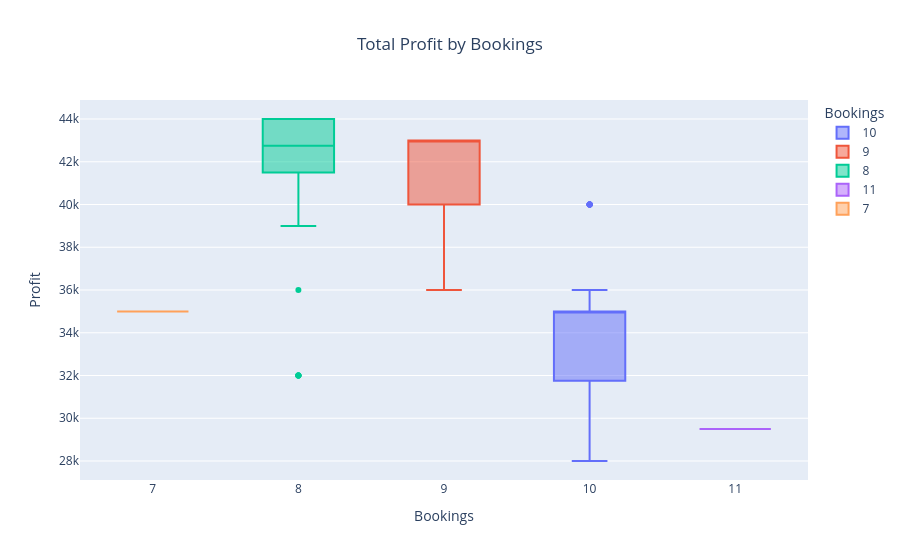

The notebook cell saved with this chart:
### Markdown cell above
# Total Profit by Bookings

### Code cell
fig = px.box(df,x="Bookings",y="Profit",color="Bookings",title="Total Profit by Bookings")
fig.update_layout(title_x=0.5)
fig.show()

### Figure 1 — Plotly figure (JSON) as saved in the notebook; plotly's stock layout.template omitted (floating-point values rounded to 4 significant figures)
{"data": [{"alignmentgroup": "True", "hovertemplate": "Bookings=%{x}<br>Profit=%{y}<extra></extra>", "legendgroup": "10", "marker": {"color": "#636efa"}, "name": "10", "notched": false, "offsetgroup": "10", "orientation": "v", "showlegend": true, "type": "box", "x": [10, 10, 10, 10, 10, 10, 10, 10, 10, 10, 10, 10, 10, 10, 10, 10, 10, 10, 10, 10, 10, 10, 10, 10, 10, 10, 10, 10, 10, 10, 10, 10, 10, 10, 10, 10, 10, 10, 10, 10, 10, 10, 10, 10], "x0": " ", "xaxis": "x", "y": [35000, 35000, 35000, 35000, 35000, 35000, 35000, 35000, 35000, 35000, 35000, 40000, 35000, 40000, 35000, 40000, 35000, 40000, 35000, 40000, 35000, 40000, 35000, 40000, 35000, 35000, 35000, 35000, 35000, 35000, 35000, 35000, 36000, 28000, 28500, 28000, 28500, 28000, 28500, 28000, 28500, 28000, 28500, 28000], "y0": " ", "yaxis": "y"}, {"alignmentgroup": "True", "hovertemplate": "Bookings=%{x}<br>Profit=%{y}<extra></extra>", "legendgroup": "9", "marker": {"color": "#EF553B"}, "name": "9", "notched": false, "offsetgroup": "9", "orientation": "v", "showlegend": true, "type": "box", "x": [9, 9, 9, 9, 9, 9, 9, 9, 9, 9, 9, 9, 9, 9, 9, 9, 9, 9, 9, 9, 9, 9, 9, 9, 9, 9, 9], "x0": " ", "xaxis": "x", "y": [43000, 43000, 43000, 43000, 43000, 43000, 43000, 43000, 43000, 43000, 40000, 40000, 40000, 40000, 40000, 40000, 40000, 40000, 43000, 43000, 43000, 43000, 43000, 43000, 42000, 36000, 37000], "y0": " ", "yaxis": "y"}, {"alignmentgroup": "True", "hovertemplate": "Bookings=%{x}<br>Profit=%{y}<extra></extra>", "legendgroup": "8", "marker": {"color": "#00cc96"}, "name": "8", "notched": false, "offsetgroup": "8", "orientation": "v", "showlegend": true, "type": "box", "x": [8, 8, 8, 8, 8, 8, 8, 8, 8, 8, 8, 8, 8, 8, 8, 8, 8, 8, 8, 8, 8, 8, 8, 8, 8, 8, 8, 8, 8, 8, 8, 8], "x0": " ", "xaxis": "x", "y": [44000, 44000, 44000, 44000, 44000, 44000, 44000, 44000, 44000, 44000, 41500, 41500, 41500, 41500, 41500, 41500, 41500, 41500, 44000, 44000, 44000, 44000, 44000, 44000, 41500, 39000, 36000, 32000, 32000, 32000, 32000, 32000], "y0": " ", "yaxis": "y"}, {"alignmentgroup": "True", "hovertemplate": "Bookings=%{x}<br>Profit=%{y}<extra></extra>", "legendgroup": "11", "marker": {"color": "#ab63fa"}, "name": "11", "notched": false, "offsetgroup": "11", "orientation": "v", "showlegend": true, "type": "box", "x": [11], "x0": " ", "xaxis": "x", "y": [29500], "y0": " ", "yaxis": "y"}, {"alignmentgroup": "True", "hovertemplate": "Bookings=%{x}<br>Profit=%{y}<extra></extra>", "legendgroup": "7", "marker": {"color": "#FFA15A"}, "name": "7", "notched": false, "offsetgroup": "7", "orientation": "v", "showlegend": true, "type": "box", "x": [7, 7, 7, 7, 7], "x0": " ", "xaxis": "x", "y": [35000, 35000, 35000, 35000, 35000], "y0": " ", "yaxis": "y"}], "layout": {"boxmode": "overlay", "legend": {"title": {"text": "Bookings"}, "tracegroupgap": 0}, "title": {"text": "Total Profit by Bookings", "x": 0.5}, "xaxis": {"anchor": "y", "categoryarray": [10, 9, 8, 11, 7], "categoryorder": "array", "domain": [0, 1], "title": {"text": "Bookings"}}, "yaxis": {"anchor": "x", "domain": [0, 1], "title": {"text": "Profit"}}}}
